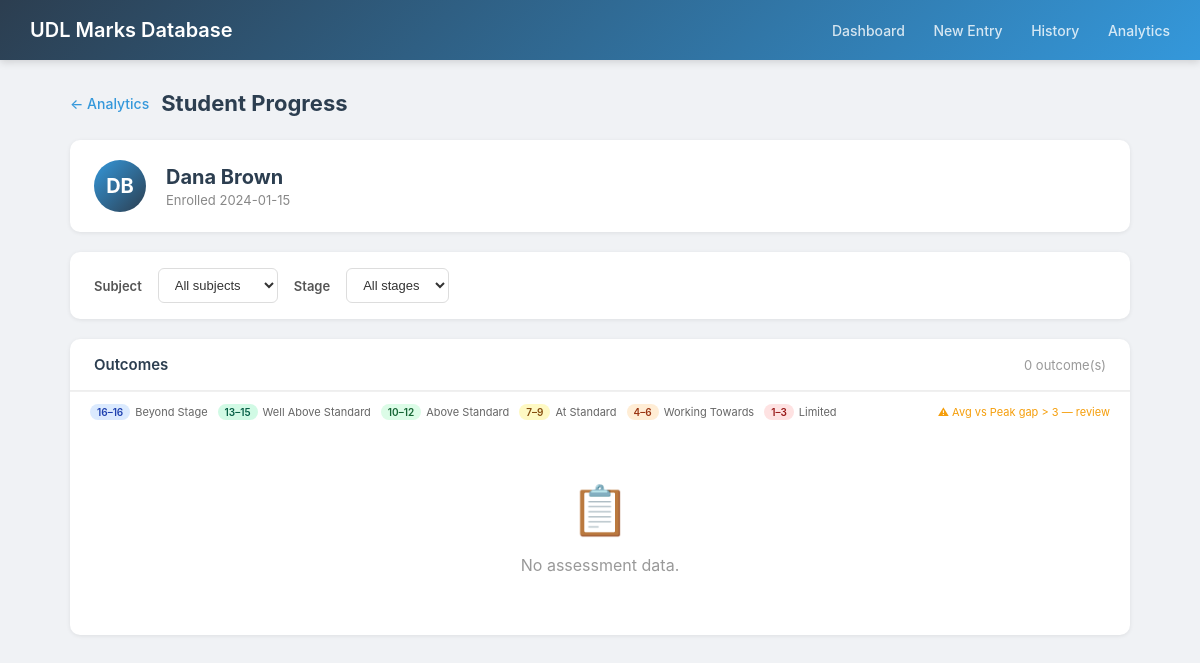
The app's page /student/10004 with its own data.
### tables this page shows
CREATE TABLE students (
            student_id      INTEGER PRIMARY KEY,
            first_name      TEXT NOT NULL,
            last_name       TEXT NOT NULL,
            year_group      TEXT,
            enrollment_date DATE
        );

### app.py (the view, shortened to what this page needs)
@app.route('/student/<int:student_id>')
def student_progress(student_id):
    conn = get_db_connection()
    c = conn.cursor()
    c.execute("SELECT * FROM students WHERE student_id = ?", (student_id,))
    student = c.fetchone()
    if not student:
        conn.close()
        return "Student not found", 404
    subject_id = request.args.get('subject_id', type=int)
    stage = request.args.get('stage', '').strip()
    params = [student_id]
    extra = ""
    if subject_id:
        extra += " AND o.subject_id = ?"
        params.append(subject_id)
    if stage:
        extra += " AND sg.stage_name = ?"
        params.append(stage)
    c.execute(f"""
        SELECT o.outcome_id, o.outcome_code, o.outcome_name,
               a.attempt_date, a.assessment_title,
               sd.score, subj.subject_name, sg.stage_name
        FROM scoring_detail sd
        JOIN attempt_outcomes ao ON sd.attempt_outcome_id = ao.attempt_outcome_id
        JOIN outcomes o          ON ao.outcome_id         = o.outcome_id
        JOIN attempts a          ON ao.attempt_id         = a.attempt_id
        LEFT JOIN subjects subj  ON o.subject_id          = subj.subject_id
        LEFT JOIN stages   sg    ON o.stage_id            = sg.stage_id
        WHERE a.student_id = ?{extra}
        ORDER BY o.outcome_code, a.attempt_date
    """, params)
    rows = c.fetchall()
    outcome_data = {}
    outcome_list = []
    outcome_list.sort(key=lambda x: x['code'])
    c.execute("SELECT subject_id, subject_name FROM subjects ORDER BY subject_name")
    subjects = c.fetchall()
    c.execute("SELECT stage_name FROM stages ORDER BY stage_id")
    stages = [r[0] for r in c.fetchall()]
    conn.close()
    return render_template('student_progress.html',
        student=student,
        outcome_list=outcome_list,
        subjects=subjects, stages=stages,
        current_subject_id=subject_id,
        current_stage=stage,
        max_score=MAX_SCORE,
        bands=BANDS,
        discrepancy_threshold=DISCREPANCY_THRESHOLD,
    )

### app.py (called while the page is built)
def get_db_connection():
    conn = sqlite3.connect(DATABASE)
    conn.row_factory = sqlite3.Row
    conn.execute("PRAGMA foreign_keys = ON")
    return conn

### templates/student_progress.html (shortened to what this page needs)
<!DOCTYPE html>
<html lang="en">
<head>
</head>
<body>
    <div class="navbar">
        <h1>UDL Marks Database</h1>
        <nav>
            <a href="{{ url_for('index') }}">Dashboard</a>
            <a href="{{ url_for('marks_entry') }}">New Entry</a>
            <a href="{{ url_for('recent_entries') }}">History</a>
            <a href="{{ url_for('analytics') }}">Analytics</a>
        </nav>
    </div>
    <div class="main-content">
        <div class="page-header">
            <a href="{{ url_for('analytics') }}" class="back-link">&larr; Analytics</a>
            <h2>Student Progress</h2>
        </div>
        <div class="student-card">
            <div class="student-avatar">{{ student.first_name[0] }}{{ student.last_name[0] }}</div>
            <div>
                <div class="student-name">{{ student.first_name }} {{ student.last_name }}</div>
                <div class="student-meta">Enrolled {{ student.enrollment_date }}</div>
            </div>
        </div>
        <form method="GET" class="filter-bar">
            <label>Subject</label>
            <select name="subject_id" onchange="this.form.submit()">
                <option value="">All subjects</option>
            </select>
            <label>Stage</label>
            <select name="stage" onchange="this.form.submit()">
                <option value="">All stages</option>
            </select>
        </form>
        <div class="outcomes-card">
            <div class="outcomes-card-header">
                <h3>Outcomes</h3>
                <span class="count">{{ outcome_list | length }} outcome(s)</span>
            </div>
            <div style="display:flex;gap:10px;flex-wrap:wrap;padding:12px 20px 0;border-top:1px solid #f0f0f0;">
                {% for lo, hi, label, css in bands %}
                <span style="display:inline-flex;align-items:center;gap:5px;font-size:11px;color:#666;">
                    <span class="band-pill {{ css }}" style="font-size:10px;padding:2px 7px;">{{ lo }}–{{ hi if hi < 16 else hi }}</span>
                    {{ label }}
                </span>
                {% endfor %}
                <span style="display:inline-flex;align-items:center;gap:5px;font-size:11px;color:#f59e0b;margin-left:auto;">
                    ⚠ Avg vs Peak gap &gt; {{ discrepancy_threshold }} — review
                </span>
            </div>
            {% if outcome_list %}
            <table style="margin-top:8px;">
                <thead>
                    <tr>
                        <th>Code</th>
                        <th>Outcome</th>
                        <th>Context</th>
                        <th>History</th>
                        <th class="num">Avg</th>
                        <th class="num">Peak</th>
                        <th>Awarded Standard</th>
                        <th></th>
                    </tr>
                </thead>
                <tbody>
                {% for o in outcome_list %}
                <tr>
                    <td class="code-cell">{{ o.code }}</td>
                    <td class="name-cell">{{ o.name }}</td>
                    <td class="meta-cell">
                        {{ o.subjects }}{% if o.stages %} &middot; {{ o.stages }}{% endif %}
                        {% if o.count > 1 %}
                        <br><span style="color:#bbb;font-size:11px;">{{ o.count }} attempts &nbsp;
                            {% if o.trend == '▲' %}<span class="trend-up">▲</span>
                            {% elif o.trend == '▼' %}<span class="trend-down">▼</span>
                            {% else %}<span class="trend-flat">—</span>{% endif %}
                        </span>
                        {% endif %}
                    </td>
                    <td class="sparkline-cell">
                        {% if o.sparkline %}{{ o.sparkline | safe }}
                        {% else %}<span style="color:#ddd;font-size:12px;">—</span>{% endif %}
                    </td>
                    <td style="text-align:right;color:#666;font-size:13px;white-space:nowrap;">{{ o.avg }}<span style="color:#ccc;font-size:11px;">/{{ max_score }}</span></td>
                    <td style="text-align:right;font-weight:700;color:#2c3e50;white-space:nowrap;">{{ o.peak }}<span style="color:#ccc;font-size:11px;">/{{ max_score }}</span></td>
                    <td>
                        {% if o.band_label %}
                        <span class="band-pill {{ o.band_css }}">{{ o.band_label }}</span>
                        {% else %}
                        <span class="band-pill band-none">Not assessed</span>
                        {% endif %}
                    </td>
                    <td style="text-align:center;width:32px;">
                        {% if o.flagged %}
                        <span class="flag-cell" title="Large gap between avg ({{ o.avg }}) and peak ({{ o.peak }}) — may reflect group work or assisted assessment. Awarded standard withheld pending review.">⚠</span>
                        {% endif %}
                    </td>
                </tr>
                {% endfor %}
                </tbody>
            </table>
            {% else %}
            <div class="empty-state">
                <div class="icon">&#128203;</div>
                <p>No assessment data{% if current_subject_id or current_stage %} matching these filters{% endif %}.</p>
            </div>
            {% endif %}
        </div>
    </div>
</body>
</html>

### templates/student_progress.html (style rules this page uses)
* { box-sizing: border-box; margin: 0; padding: 0; }
body { font-family: -apple-system, BlinkMacSystemFont, 'Segoe UI', Roboto, sans-serif; background: #f0f2f5; color: #333; }
.navbar { background: linear-gradient(135deg, #2c3e50, #3498db); color: white; padding: 0 30px; display: flex; align-items: center; justify-content: space-between; height: 60px; box-shadow: 0 2px 8px rgba(0,0,0,0.15); }
.navbar h1 { font-size: 20px; font-weight: 600; }
.navbar nav a { color: rgba(255,255,255,0.8); text-decoration: none; margin-left: 24px; font-size: 14px; font-weight: 500; }
.main-content { max-width: 1100px; margin: 30px auto; padding: 0 20px; }
.page-header { display: flex; align-items: center; gap: 12px; margin-bottom: 24px; }
.page-header h2 { font-size: 22px; color: #2c3e50; }
.back-link { color: #3498db; text-decoration: none; font-size: 14px; font-weight: 500; }
.student-card { background: white; border-radius: 10px; box-shadow: 0 1px 4px rgba(0,0,0,0.08); padding: 20px 24px; margin-bottom: 20px; display: flex; align-items: center; gap: 20px; }
.student-avatar { width: 52px; height: 52px; border-radius: 50%; background: linear-gradient(135deg, #3498db, #2c3e50); display: flex; align-items: center; justify-content: center; color: white; font-size: 20px; font-weight: 700; flex-shrink: 0; }
.student-name { font-size: 20px; font-weight: 700; color: #2c3e50; }
.student-meta { font-size: 13px; color: #888; margin-top: 3px; }
.filter-bar { background: white; border-radius: 10px; box-shadow: 0 1px 4px rgba(0,0,0,0.08); padding: 16px 24px; margin-bottom: 20px; display: flex; align-items: center; gap: 16px; flex-wrap: wrap; }
.filter-bar label { font-size: 13px; font-weight: 600; color: #555; }
.filter-bar select { padding: 8px 12px; border: 1px solid #ddd; border-radius: 6px; font-size: 13px; color: #333; background: white; }
.outcomes-card { background: white; border-radius: 10px; box-shadow: 0 1px 4px rgba(0,0,0,0.08); overflow: hidden; }
.outcomes-card-header { padding: 16px 24px; border-bottom: 1px solid #eee; display: flex; align-items: center; justify-content: space-between; }
.outcomes-card-header h3 { font-size: 15px; color: #2c3e50; font-weight: 600; }
.outcomes-card-header .count { font-size: 13px; color: #999; }
.band-pill { display: inline-flex; align-items: center; padding: 4px 10px; border-radius: 20px; font-weight: 600; font-size: 12px; white-space: nowrap; }
.band-beyond { background: #dbeafe; color: #1e40af; }
.band-well-above { background: #d1fae5; color: #065f46; }
.band-above { background: #dcfce7; color: #166534; }
.band-standard { background: #fef9c3; color: #854d0e; }
.band-working { background: #ffedd5; color: #9a3412; }
.band-limited { background: #fee2e2; color: #991b1b; }
.empty-state { text-align: center; padding: 60px 20px; color: #999; }
.empty-state .icon { font-size: 48px; margin-bottom: 16px; }

### records on screen
students: first_name "D", last_name "B", first_name "Dana", last_name "Brown", enrollment_date "2024-01-15"

### other values on screen
{{ outcome_list | length }} "0"
{{ lo }} "16" "13" "10" "7" "4" "1"
{{ hi if hi < 16 else hi }} "16" "15" "12" "9" "6" "3"
{{ label }} "Beyond Stage" "Well Above Standard" "Above Standard" "At Standard" "Working Towards" "Limited"
{{ discrepancy_threshold }} "3"
